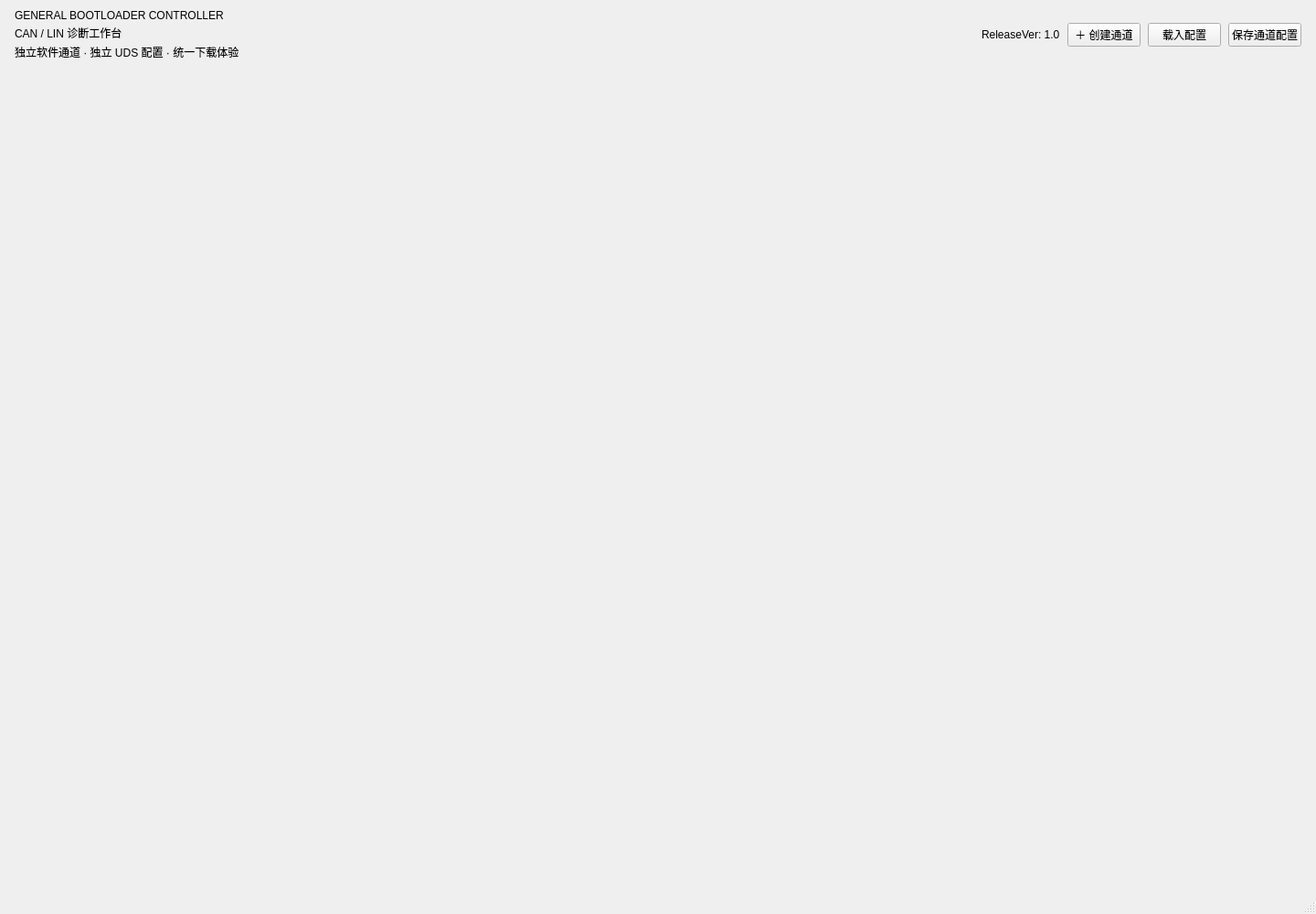
<?xml version="1.0" encoding="UTF-8"?>
<ui version="4.0">
 <class>MainWindow</class>
 <widget class="QMainWindow" name="MainWindow">
  <property name="geometry"><rect><x>0</x><y>0</y><width>1440</width><height>1000</height></rect></property>
  <property name="minimumSize"><size><width>880</width><height>480</height></size></property>
  <property name="windowTitle"><string>GBoot</string></property>
  <widget class="QWidget" name="centralWidget">
   <layout class="QVBoxLayout" name="mainLayout">
    <property name="leftMargin"><number>16</number></property>
    <property name="topMargin"><number>10</number></property>
    <property name="rightMargin"><number>16</number></property>
    <property name="bottomMargin"><number>8</number></property>
    <property name="spacing"><number>8</number></property>
    <item>
     <layout class="QHBoxLayout" name="heroLayout">
      <item>
       <layout class="QVBoxLayout" name="titleLayout">
        <property name="spacing"><number>3</number></property>
        <item><widget class="QLabel" name="eyebrow"><property name="text"><string>GENERAL BOOTLOADER CONTROLLER</string></property></widget></item>
        <item><widget class="QLabel" name="heroTitle"><property name="text"><string>CAN / LIN 诊断工作台</string></property></widget></item>
        <item><widget class="QLabel" name="heroSubtitle"><property name="text"><string>独立软件通道 · 独立 UDS 配置 · 统一下载体验</string></property></widget></item>
       </layout>
      </item>
      <item><spacer name="heroSpacer"><property name="orientation"><enum>Qt::Horizontal</enum></property><property name="sizeHint" stdset="0"><size><width>40</width><height>20</height></size></property></spacer></item>
      <item><widget class="QLabel" name="versionBadge"><property name="text"><string>ReleaseVer: 1.0</string></property></widget></item>
      <item><widget class="QPushButton" name="createChannel"><property name="text"><string>＋ 创建通道</string></property></widget></item>
      <item><widget class="QPushButton" name="loadSettings"><property name="text"><string>载入配置</string></property></widget></item>
      <item><widget class="QPushButton" name="saveSettings"><property name="text"><string>保存通道配置</string></property></widget></item>
     </layout>
    </item>
    <item><widget class="QTabWidget" name="channelTabs"><property name="documentMode"><bool>true</bool></property></widget></item>
   </layout>
  </widget>
  <widget class="QStatusBar" name="statusbar"/>
 </widget>
 <resources/>
 <connections/>
</ui>
